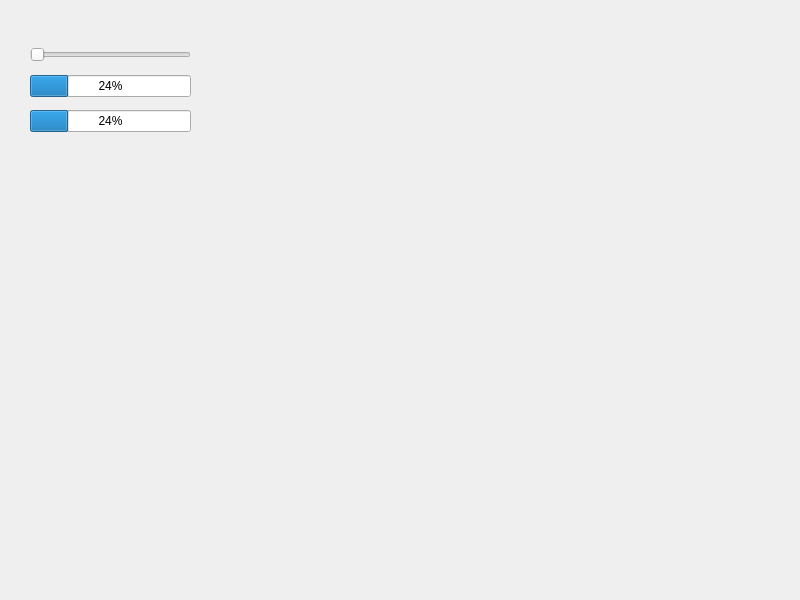
<?xml version="1.0" encoding="UTF-8"?>
<ui version="4.0">
 <class>MainWindow</class>
 <widget class="QMainWindow" name="MainWindow">
  <property name="geometry">
   <rect>
    <x>0</x>
    <y>0</y>
    <width>800</width>
    <height>600</height>
   </rect>
  </property>
  <property name="windowTitle">
   <string>MainWindow</string>
  </property>
  <widget class="QWidget" name="centralwidget">
   <widget class="QWidget" name="layoutWidget">
    <property name="geometry">
     <rect>
      <x>30</x>
      <y>40</y>
      <width>161</width>
      <height>101</height>
     </rect>
    </property>
    <layout class="QVBoxLayout" name="verticalLayout">
     <item>
      <widget class="QSlider" name="horizontalSlider">
       <property name="orientation">
        <enum>Qt::Horizontal</enum>
       </property>
      </widget>
     </item>
     <item>
      <widget class="QProgressBar" name="progressBar">
       <property name="value">
        <number>24</number>
       </property>
      </widget>
     </item>
     <item>
      <widget class="QProgressBar" name="progressBar_2">
       <property name="value">
        <number>24</number>
       </property>
      </widget>
     </item>
    </layout>
   </widget>
  </widget>
 </widget>
 <resources/>
 <connections/>
</ui>
